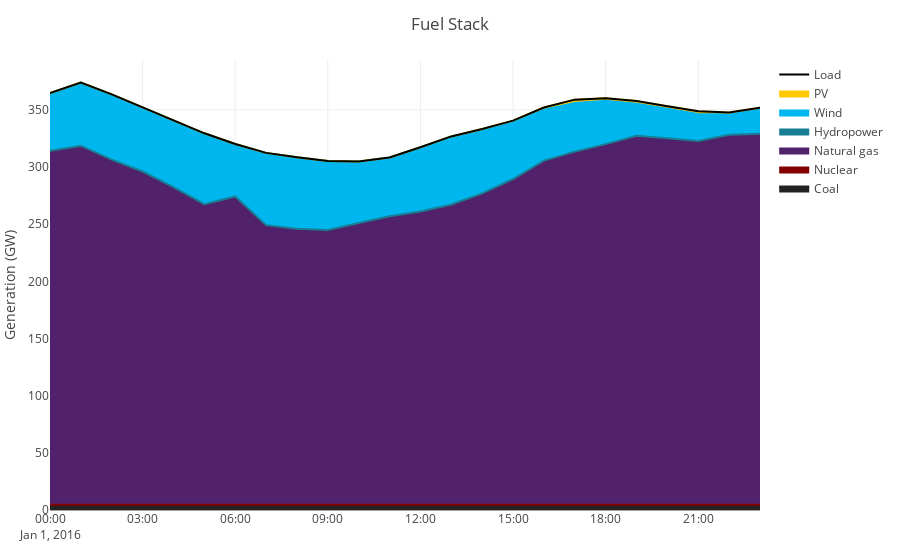
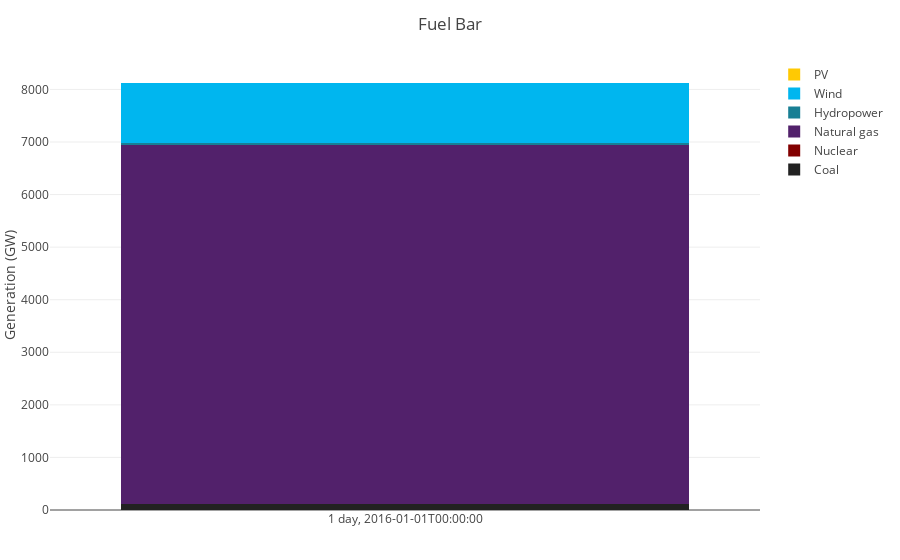

Here is the notebook cell these charts were saved with, in order:
### Code cell
fuel_plot(res, sys, load = true)
